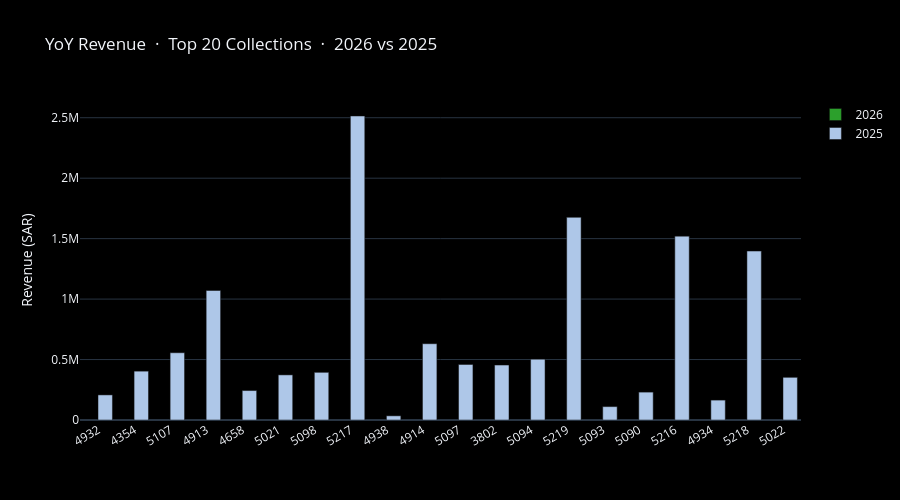

Notebook code cell kept with this figure:
### Markdown cell above
### 4.2 · Year-over-year comparison by collection

**What you're looking at:** Each bar group is a collection. Current year revenue vs prior year, side by side. Collections are sorted by current-year revenue.

**Action:** Collections with a shrinking bar are losing relevance. Collections with a growing bar should be prioritised for replenishment. Missing prior-year bar = the collection was introduced this year.

### Code cell
cy_col = f'Sales_{current_year}'
py_col = f'Sales_{current_year - 1}'

yoy_cols = ['Section'] + [c for c in [cy_col, py_col] if c in coll_df.columns]
yoy = coll_df[yoy_cols].nlargest(20, cy_col).copy() if cy_col in coll_df.columns else coll_df.head(20)

fig = go.Figure()
if cy_col in yoy.columns:
    fig.add_trace(go.Bar(
        x=yoy['Section'].astype(str), y=yoy[cy_col],
        name=str(current_year), marker_color='#2ca02c',
    ))
if py_col in yoy.columns:
    fig.add_trace(go.Bar(
        x=yoy['Section'].astype(str), y=yoy[py_col],
        name=str(current_year - 1), marker_color='#aec7e8',
    ))
fig.update_layout(
    title=f'YoY Revenue  ·  Top 20 Collections  ·  {current_year} vs {current_year-1}',
    barmode='group', height=500,
    xaxis_tickangle=-30, plot_bgcolor='black', paper_bgcolor='black',
    yaxis_title='Revenue (SAR)',
)
fig.show()

### Figure 1 — Plotly figure (JSON) as saved in the notebook; plotly's stock layout.template omitted (floating-point values rounded to 4 significant figures)
{"data": [{"marker": {"color": "#2ca02c"}, "name": "2026", "x": ["4932", "4354", "5107", "4913", "4658", "5021", "5098", "5217", "4938", "4914", "5097", "3802", "5094", "5219", "5093", "5090", "5216", "4934", "5218", "5022"], "y": [NaN, NaN, NaN, NaN, NaN, NaN, NaN, NaN, NaN, NaN, NaN, NaN, NaN, NaN, NaN, NaN, NaN, NaN, NaN, NaN], "type": "bar"}, {"marker": {"color": "#aec7e8"}, "name": "2025", "x": ["4932", "4354", "5107", "4913", "4658", "5021", "5098", "5217", "4938", "4914", "5097", "3802", "5094", "5219", "5093", "5090", "5216", "4934", "5218", "5022"], "y": [207400.0, 404000.0, 556100.0, 1071000.0, 243600.0, 373000.0, 394200.0, 2514000.0, 34370.0, 630800.0, 459100.0, 454700.0, 502700.0, 1676000.0, 110700.0, 230600.0, 1521000.0, 164600.0, 1397000.0, 352800.0], "type": "bar"}], "layout": {"xaxis": {"tickangle": -30}, "title": {"text": "YoY Revenue  ·  Top 20 Collections  ·  2026 vs 2025"}, "barmode": "group", "height": 500, "plot_bgcolor": "black", "paper_bgcolor": "black", "yaxis": {"title": {"text": "Revenue (SAR)"}}}}
